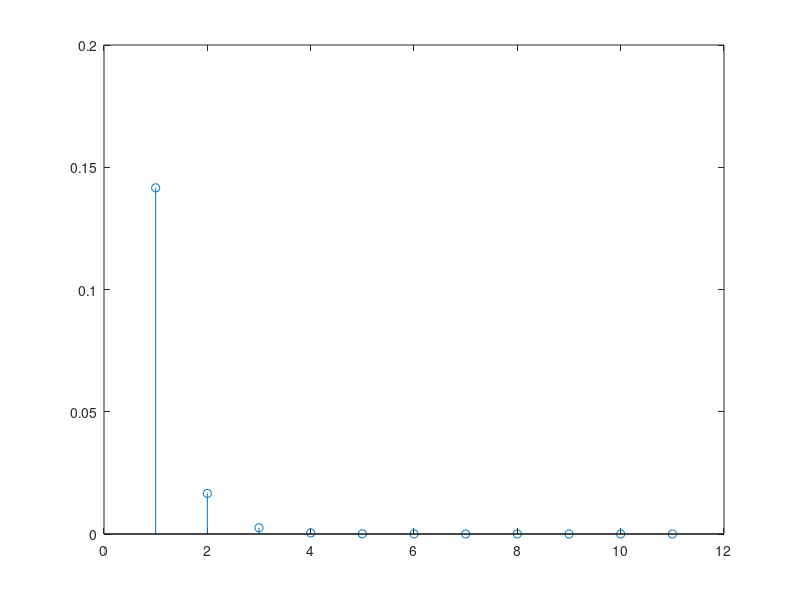

Recreate this plot in MATLAB.
s=0;
iteration=0:10;
error=zeros(1, length(iteration));
for n=iteration;
    a=factorial(2*n)/(factorial(n)*factorial(n));
    b=(16^n)*(2*n+1);
    series=3*a/b;
    s=s+series;
    er=abs(pi-s);
    error(:,n+1)=er;
end
stem(1:length(error), error)
display(s)